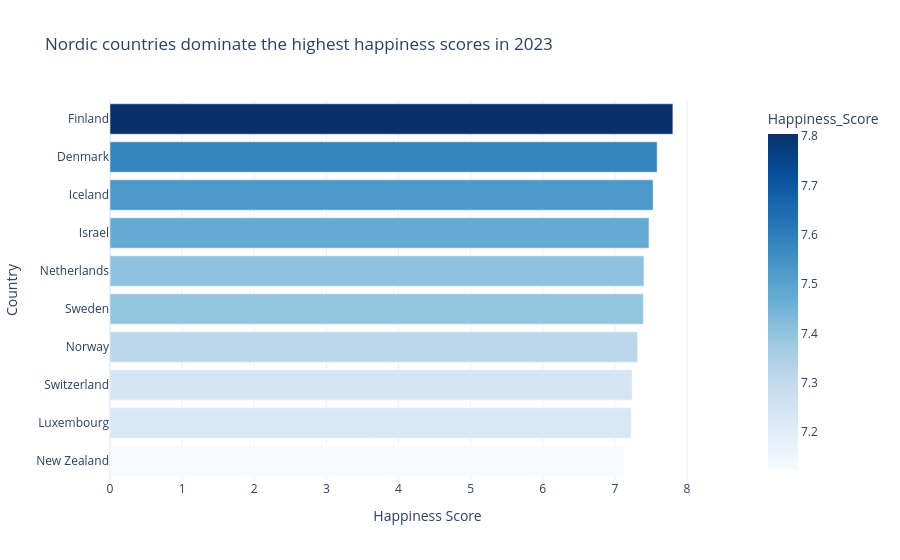

This figure's notebook cell:
### Code cell
import plotly.express as px

# Top 10 happiest countries
top10 = df.nlargest(10, 'Happiness_Score')

fig = px.bar(
    top10.sort_values('Happiness_Score'),
    x='Happiness_Score',
    y='Country',
    orientation='h',
    color='Happiness_Score',
    color_continuous_scale='Blues',
    title='Nordic countries dominate the highest happiness scores in 2023'
)

fig.update_layout(
    template='plotly_white',
    xaxis_title='Happiness Score',
    yaxis_title='Country'
)

# zero baseline
fig.update_xaxes(range=[0, top10['Happiness_Score'].max() + 1])

fig.show()

### Figure 1 — Plotly figure (JSON) as saved in the notebook; plotly's stock layout.template omitted (floating-point values rounded to 4 significant figures)
{"data": [{"hovertemplate": "Happiness_Score=%{marker.color}<br>Country=%{y}<extra></extra>", "legendgroup": "", "marker": {"color": [7.123, 7.228, 7.24, 7.315, 7.395, 7.403, 7.473, 7.53, 7.586, 7.804], "coloraxis": "coloraxis", "pattern": {"shape": ""}}, "name": "", "orientation": "h", "showlegend": false, "textposition": "auto", "type": "bar", "x": [7.123, 7.228, 7.24, 7.315, 7.395, 7.403, 7.473, 7.53, 7.586, 7.804], "xaxis": "x", "y": ["New Zealand", "Luxembourg", "Switzerland", "Norway", "Sweden", "Netherlands", "Israel", "Iceland", "Denmark", "Finland"], "yaxis": "y"}], "layout": {"barmode": "relative", "coloraxis": {"colorbar": {"title": {"text": "Happiness_Score"}}, "colorscale": [[0, "rgb(247,251,255)"], [0.125, "rgb(222,235,247)"], [0.25, "rgb(198,219,239)"], [0.375, "rgb(158,202,225)"], [0.5, "rgb(107,174,214)"], [0.625, "rgb(66,146,198)"], [0.75, "rgb(33,113,181)"], [0.875, "rgb(8,81,156)"], [1, "rgb(8,48,107)"]]}, "legend": {"tracegroupgap": 0}, "title": {"text": "Nordic countries dominate the highest happiness scores in 2023"}, "xaxis": {"anchor": "y", "domain": [0, 1], "range": [0, 8.804], "title": {"text": "Happiness Score"}}, "yaxis": {"anchor": "x", "domain": [0, 1], "title": {"text": "Country"}}}}
